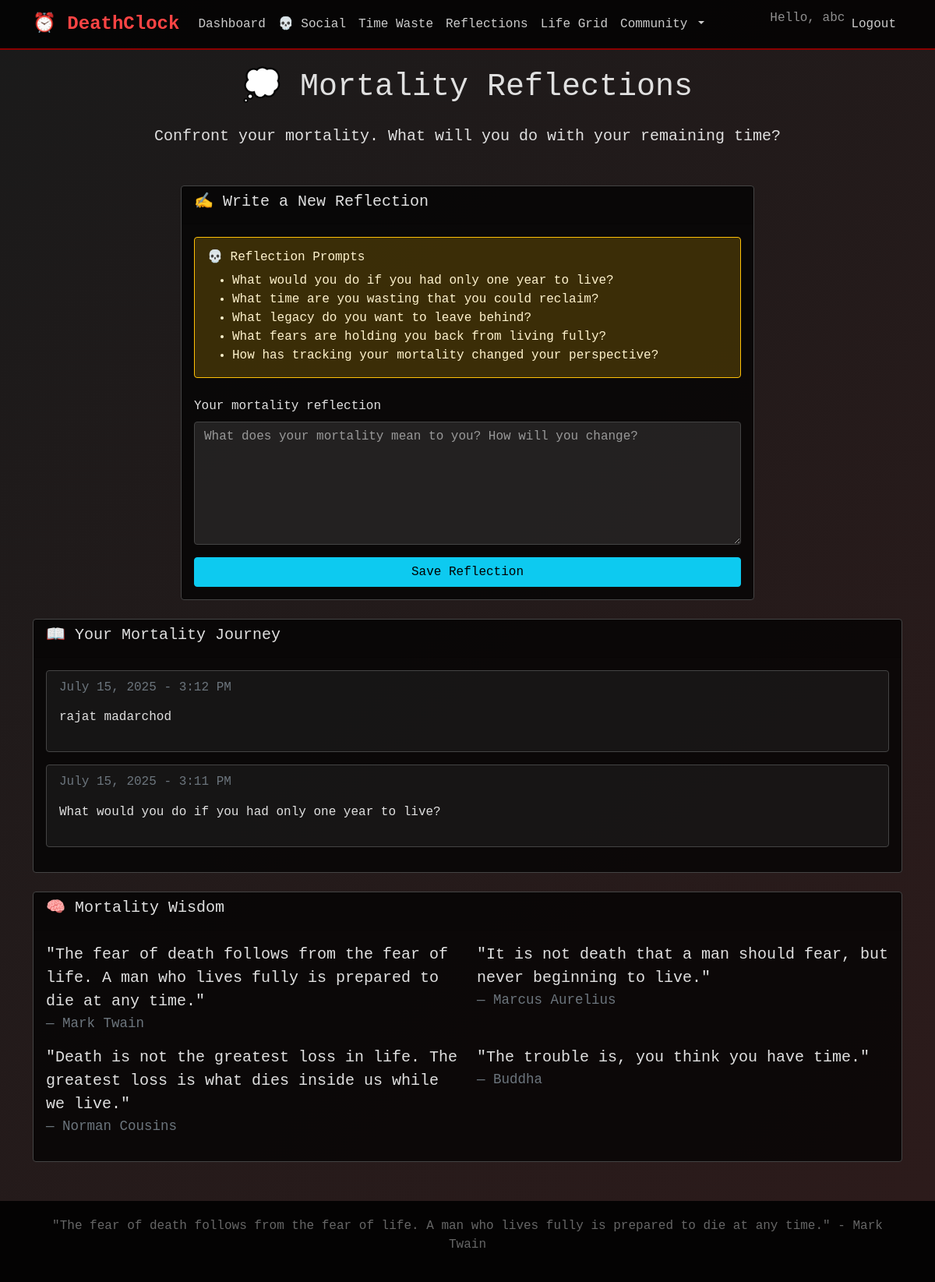
Page /reflections/ (signed in) on the committed database.
### mortality/models.py (models this page shows, shortened)
class MortalityReflection(models.Model):
    user = models.ForeignKey(User, on_delete=models.CASCADE)
    reflection_text = models.TextField()
    is_public = models.BooleanField(default=False)  # For social sharing
    created_at = models.DateTimeField(auto_now_add=True)

### mortality/views.py (the view)
# urls.py: path('reflections/', views.mortality_reflection, name='mortality_reflection'),
@login_required
def mortality_reflection(request):
    if request.method == 'POST':
        form = ReflectionForm(request.POST)
        if form.is_valid():
            reflection = form.save(commit=False)
            reflection.user = request.user
            reflection.save()
            messages.info(request, 'Reflection saved. Remember: awareness is the first step to change.')
            return redirect('mortality_reflection')
    else:
        form = ReflectionForm()
    reflections = MortalityReflection.objects.filter(user=request.user).order_by('-created_at')
    return render(request, 'mortality/reflections.html', {
        'form': form,
        'reflections': reflections
    })

### mortality/forms.py
class ReflectionForm(forms.ModelForm):
    class Meta:
        model = MortalityReflection
        fields = ['reflection_text']
        widgets = {
            'reflection_text': forms.Textarea(attrs={
                'class': 'form-control',
                'rows': 6,
                'placeholder': 'What does your mortality mean to you? How will you change?'
            })
        }
        labels = {
            'reflection_text': 'Your mortality reflection'
        }

### mortality/templates/mortality/reflections.html (shortened to what this page needs)
{% extends 'mortality/base.html' %}
{% block content %}
<div class="row">
    <div class="col-12">
        <h1 class="text-center mb-4">💭 Mortality Reflections</h1>
        <p class="text-center lead mb-5">Confront your mortality. What will you do with your remaining time?</p>
    </div>
</div>
<div class="row mb-4">
    <div class="col-md-8 mx-auto">
        <div class="card">
            <div class="card-header">
                <h5>✍️ Write a New Reflection</h5>
            </div>
            <div class="card-body">
                <div class="alert alert-warning mb-4">
                    <h6>💀 Reflection Prompts</h6>
                    <ul class="mb-0">
                        <li>What would you do if you had only one year to live?</li>
                        <li>What time are you wasting that you could reclaim?</li>
                        <li>What legacy do you want to leave behind?</li>
                        <li>What fears are holding you back from living fully?</li>
                        <li>How has tracking your mortality changed your perspective?</li>
                    </ul>
                </div>
                <form method="post">
                    <div class="mb-3">
                        <label for="{{ form.reflection_text.id_for_label }}" class="form-label">{{ form.reflection_text.label }}</label>
                        {{ form.reflection_text }}
                    </div>
                    <div class="d-grid">
                        <button type="submit" class="btn btn-info">Save Reflection</button>
                    </div>
                </form>
            </div>
        </div>
    </div>
</div>
{% if reflections %}
<div class="row">
    <div class="col-12">
        <div class="card">
            <div class="card-header">
                <h5>📖 Your Mortality Journey</h5>
            </div>
            <div class="card-body">
                {% for reflection in reflections %}
                <div class="card mb-3" style="background: rgba(255, 255, 255, 0.05);">
                    <div class="card-body">
                        <div class="d-flex justify-content-between align-items-start mb-2">
                            <h6 class="card-subtitle text-muted">{{ reflection.created_at|date:"F d, Y - g:i A" }}</h6>
                        </div>
                        <p class="card-text">{{ reflection.reflection_text|linebreaks }}</p>
                    </div>
                </div>
                {% endfor %}
            </div>
        </div>
    </div>
</div>
{% endif %}
<div class="row mt-4">
    <div class="col-12">
        <div class="card">
            <div class="card-header">
                <h5>🧠 Mortality Wisdom</h5>
            </div>
            <div class="card-body">
                <div class="row">
                    <div class="col-md-6">
                        <blockquote class="blockquote">
                            <p>"The fear of death follows from the fear of life. A man who lives fully is prepared to die at any time."</p>
                            <footer class="blockquote-footer">Mark Twain</footer>
                        </blockquote>
                    </div>
                    <div class="col-md-6">
                        <blockquote class="blockquote">
                            <p>"It is not death that a man should fear, but never beginning to live."</p>
                            <footer class="blockquote-footer">Marcus Aurelius</footer>
                        </blockquote>
                    </div>
                </div>
                <div class="row">
                    <div class="col-md-6">
                        <blockquote class="blockquote">
                            <p>"Death is not the greatest loss in life. The greatest loss is what dies inside us while we live."</p>
                            <footer class="blockquote-footer">Norman Cousins</footer>
                        </blockquote>
                    </div>
                    <div class="col-md-6">
                        <blockquote class="blockquote">
                            <p>"The trouble is, you think you have time."</p>
                            <footer class="blockquote-footer">Buddha</footer>
                        </blockquote>
                    </div>
                </div>
            </div>
        </div>
    </div>
</div>
{% endblock %}

### mortality/templates/mortality/base.html (shortened to what this page needs)
<!DOCTYPE html>
<html lang="en">
<head>
    <link href="https://cdn.jsdelivr.net/npm/bootstrap@5.1.3/dist/css/bootstrap.min.css" rel="stylesheet">
</head>
<body>
    <nav class="navbar navbar-expand-lg navbar-dark">
        <div class="container">
            <a class="navbar-brand" href="{% url 'home' %}">⏰ DeathClock</a>
            <div class="collapse navbar-collapse" id="navbarNav">
                <ul class="navbar-nav me-auto">
                    {% if user.is_authenticated %}
                        <li class="nav-item">
                            <a class="nav-link" href="{% url 'dashboard' %}">Dashboard</a>
                        </li>
                        <li class="nav-item">
                            <a class="nav-link" href="{% url 'social_feed' %}">💀 Social</a>
                        </li>
                        <li class="nav-item">
                            <a class="nav-link" href="{% url 'time_waste_tracker' %}">Time Waste</a>
                        </li>
                        <li class="nav-item">
                            <a class="nav-link" href="{% url 'mortality_reflection' %}">Reflections</a>
                        </li>
                        <li class="nav-item">
                            <a class="nav-link" href="{% url 'life_visualization' %}">Life Grid</a>
                        </li>
                        <li class="nav-item dropdown">
                            <a class="nav-link dropdown-toggle" href="#" id="socialDropdown" role="button" data-bs-toggle="dropdown">
                                Community
                            </a>
                        </li>
                    {% endif %}
                </ul>
                <ul class="navbar-nav">
                    {% if user.is_authenticated %}
                        <li class="nav-item">
                            <span class="navbar-text">Hello, {{ user.first_name|default:user.username }}</span>
                        </li>
                        <li class="nav-item">
                            <a class="nav-link" href="{% url 'account_logout' %}">Logout</a>
                        </li>
                    {% endif %}
                </ul>
            </div>
        </div>
    </nav>
    <main class="container mt-4">
        {% block content %}
        {% endblock %}
    </main>
    <footer class="footer">
        <div class="container">
            <p>"The fear of death follows from the fear of life. A man who lives fully is prepared to die at any time." - Mark Twain</p>
        </div>
    </footer>
</body>
</html>

### mortality/templates/mortality/base.html (style rules this page uses)
body { background: linear-gradient(135deg, #1a1a1a 0%, #2d1b1b 100%); color: #e0e0e0; font-family: 'Courier New', monospace; min-height: 100vh; }
.navbar { background: rgba(0, 0, 0, 0.8) !important; border-bottom: 2px solid #8b0000; }
.navbar-brand { color: #ff4444 !important; font-weight: bold; font-size: 1.5rem; }
.nav-link { color: #cccccc !important; }
.card { background: rgba(0, 0, 0, 0.7); border: 1px solid #444; color: #e0e0e0; }
.alert-warning { background: rgba(255, 193, 7, 0.2); border-color: #ffc107; color: #fff3cd; }
.footer { background: rgba(0, 0, 0, 0.9); color: #666; text-align: center; padding: 20px 0; margin-top: 50px; }
.form-control { background: rgba(255, 255, 255, 0.1) !important; border: 1px solid #444 !important; color: #e0e0e0 !important; }
.form-control::placeholder { color: #999 !important; }

### rows in the picture
MortalityReflection: created_at "July 15, 2025 - 3:12 PM", reflection_text "rajat madarchod"
MortalityReflection: created_at "July 15, 2025 - 3:11 PM", reflection_text "What would you do if you had only one year to live?"

### other values in the picture
{{ user.first_name|default:user.username }} "abc"
